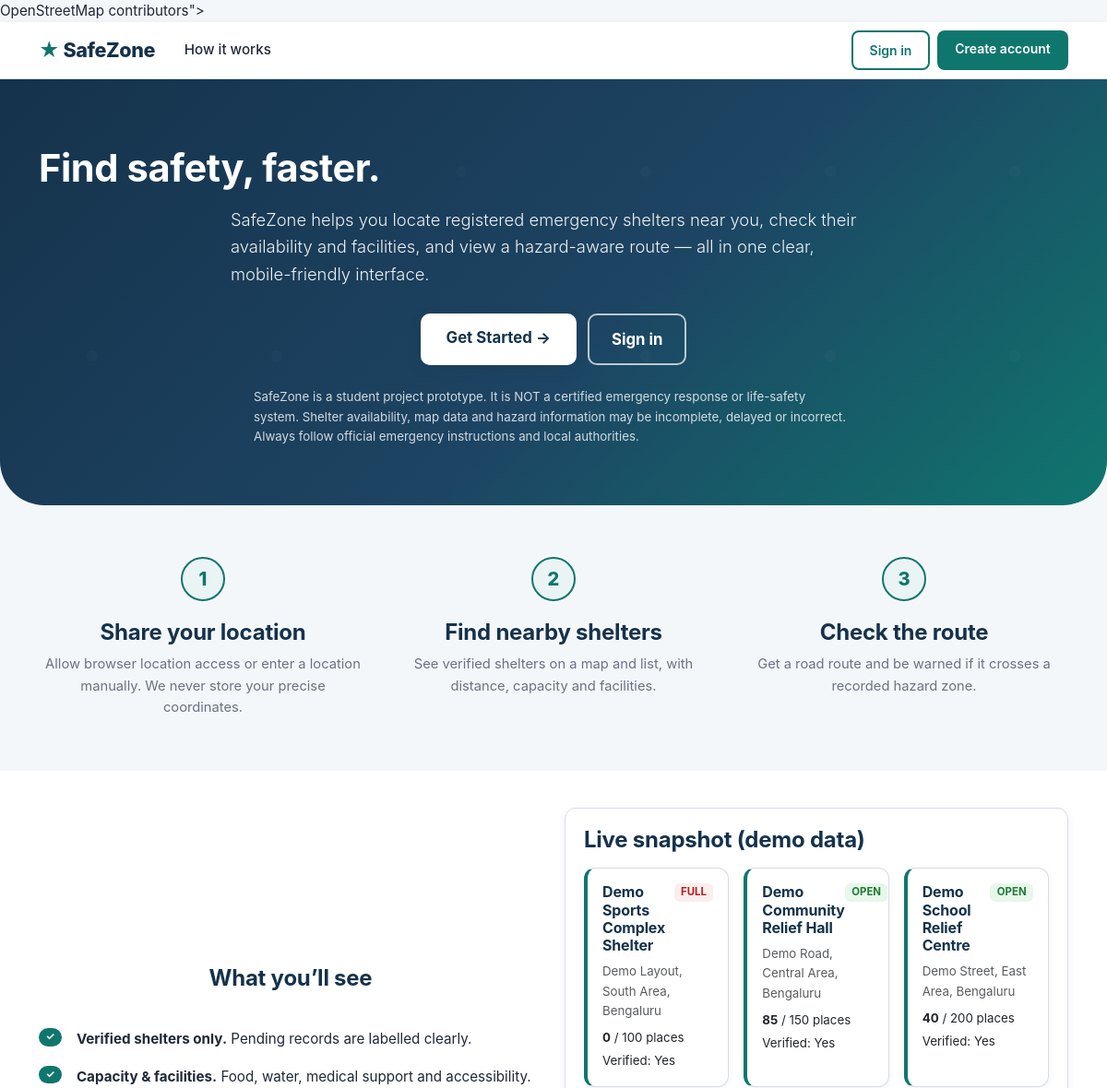
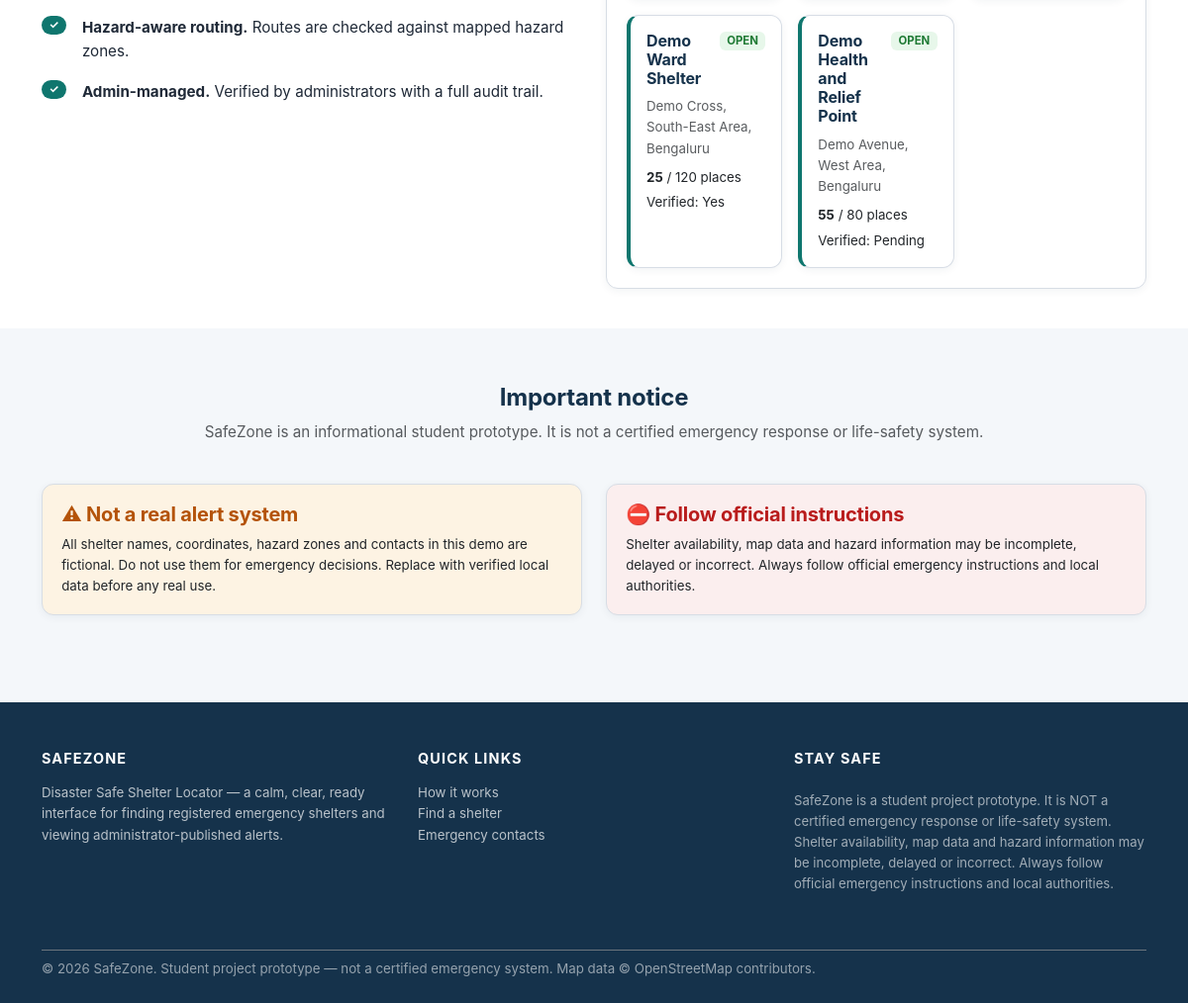
The page / on the database its author committed (2 pictures, top to bottom).
### tables this page shows
CREATE TABLE shelters (
    shelter_id INTEGER PRIMARY KEY AUTOINCREMENT,
    shelter_code VARCHAR(30) NOT NULL UNIQUE,
    name VARCHAR(160) NOT NULL,
    description TEXT NULL,
    address VARCHAR(255) NOT NULL,
    city VARCHAR(100) NOT NULL,
    state VARCHAR(100) NOT NULL,
    postal_code VARCHAR(15) NULL,
    latitude REAL NOT NULL,
    longitude REAL NOT NULL,
    shelter_type TEXT NOT NULL DEFAULT 'OTHER' CHECK (shelter_type IN ('COMMUNITY_HALL','SCHOOL','GOVERNMENT_CENTRE','HEALTH_CENTRE','OTHER')),
    total_capacity INTEGER UNSIGNED NOT NULL DEFAULT 0,
    available_capacity INTEGER UNSIGNED NOT NULL DEFAULT 0,
    status TEXT NOT NULL DEFAULT 'OPEN' CHECK (status IN ('OPEN','FULL','CLOSED')),
    verification_status TEXT NOT NULL DEFAULT 'PENDING' CHECK (verification_status IN ('PENDING','VERIFIED','REJECTED')),
    contact_name VARCHAR(120) NULL,
    contact_phone VARCHAR(25) NULL,
    has_food INTEGER NOT NULL DEFAULT 0,
    has_drinking_water INTEGER NOT NULL DEFAULT 0,
    has_medical_support INTEGER NOT NULL DEFAULT 0,
    has_accessibility INTEGER NOT NULL DEFAULT 0,
    last_verified_at DATETIME NULL,
    created_by BIGINT NULL,
    created_at TIMESTAMP NOT NULL DEFAULT CURRENT_TIMESTAMP,
    updated_at TIMESTAMP NOT NULL DEFAULT CURRENT_TIMESTAMP,
    CONSTRAINT fk_shelters_created_by FOREIGN KEY (created_by) REFERENCES users(user_id) ON DELETE SET NULL,
    CONSTRAINT chk_shelter_capacity CHECK (available_capacity <= total_capacity)
);

### app.py (the view)
    @app.route("/")
    def index():
        from safezone.services.shelter import list_all_shelters
        from safezone.services.alert import get_active_alerts
        shelters = list_all_shelters(limit=6)
        alerts = get_active_alerts()
        return render_template("index.html", shelters=shelters, alerts=alerts)

### safezone/database/connection.py (called while the page is built)
def get_db_path():
    db_url = Config.DATABASE_URL
    if db_url.startswith("sqlite:///"):
        return db_url[len("sqlite:///"):]
    return None

def get_connection():
    db_path = get_db_path()
    conn = sqlite3.connect(db_path)
    conn.row_factory = sqlite3.Row
    conn.execute("PRAGMA foreign_keys = ON")
    return conn

@contextmanager
def db_transaction():
    conn = get_connection()
    try:
        yield conn
        conn.commit()
    except Exception:
        conn.rollback()
        raise
    finally:
        conn.close()

def query_all(sql, params=()):
    with db_transaction() as conn:
        cur = conn.execute(sql, params)
        return cur.fetchall()

### safezone/services/alert.py (called while the page is built)
def get_active_alerts():
    rows = query_all(
        """
        SELECT a.*, d.title AS disaster_title, d.disaster_type, d.severity AS disaster_severity
        FROM alerts a
        LEFT JOIN disaster_events d ON a.disaster_id = d.disaster_id
        WHERE a.alert_status = 'PUBLISHED'
          AND (a.expires_at IS NULL OR a.expires_at > CURRENT_TIMESTAMP)
        ORDER BY
          CASE a.severity WHEN 'CRITICAL' THEN 4 WHEN 'HIGH' THEN 3
               WHEN 'MODERATE' THEN 2 WHEN 'LOW' THEN 1 ELSE 0 END DESC,
          a.published_at DESC
        """
    )
    return [dict(r) for r in rows]

### safezone/services/shelter.py (called while the page is built)
def list_all_shelters(limit=200):
    rows = query_all(
        """
        SELECT * FROM shelters
        ORDER BY verification_status DESC, status, name
        LIMIT ?
        """,
        (limit,),
    )
    return [dict(r) for r in rows]

### templates/index.html (shortened to what this page needs)
{% extends "base.html" %}
{% block content %}
<section class="hero">
  <div class="container">
    <h1>Find safety, faster.</h1>
    <p class="lead">
      SafeZone helps you locate registered emergency shelters near you, check their
      availability and facilities, and view a hazard-aware route &mdash; all in one
      clear, mobile-friendly interface.
    </p>
    <div class="cta-row">
      {% if current_user.is_authenticated %}
        <a class="btn btn-hero" href="{{ url_for('user.find_shelter') }}">Find a Shelter Near Me</a>
        <a class="btn btn-hero-outline" href="{{ url_for('user.alerts') }}">View Active Alerts</a>
      {% else %}
        <a class="btn btn-hero" href="{{ url_for('auth.register') }}">Get Started &rarr;</a>
        <a class="btn btn-hero-outline" href="{{ url_for('auth.login') }}">Sign in</a>
      {% endif %}
    </div>
    <div class="mt-4 small" style="color: rgba(255,255,255,0.8); max-width: 650px; margin: 0 auto;">
      {{ disclaimer }}
    </div>
  </div>
</section>
<section class="section-sm">
  <div class="container">
    <div class="row g-4">
      <div class="col-md-4 step">
        <div class="step-number">1</div>
        <h4>Share your location</h4>
        <p>Allow browser location access or enter a location manually. We never store your precise coordinates.</p>
      </div>
      <div class="col-md-4 step">
        <div class="step-number">2</div>
        <h4>Find nearby shelters</h4>
        <p>See verified shelters on a map and list, with distance, capacity and facilities.</p>
      </div>
      <div class="col-md-4 step">
        <div class="step-number">3</div>
        <h4>Check the route</h4>
        <p>Get a road route and be warned if it crosses a recorded hazard zone.</p>
      </div>
    </div>
  </div>
</section>
<section class="section-sm" style="background: #ffffff;">
  <div class="container">
    <div class="row g-4 align-items-center">
      <div class="col-lg-6">
        <h2 class="section-title-center">What you&rsquo;ll see</h2>
        <ul class="list-unstyled">
          <li class="mb-3 d-flex align-items-start gap-3">
            <span class="badge bg-teal rounded-pill">&#10003;</span>
            <div><strong>Verified shelters only.</strong> Pending records are labelled clearly.</div>
          </li>
          <li class="mb-3 d-flex align-items-start gap-3">
            <span class="badge bg-teal rounded-pill">&#10003;</span>
            <div><strong>Capacity &amp; facilities.</strong> Food, water, medical support and accessibility.</div>
          </li>
          <li class="mb-3 d-flex align-items-start gap-3">
            <span class="badge bg-teal rounded-pill">&#10003;</span>
            <div><strong>Hazard-aware routing.</strong> Routes are checked against mapped hazard zones.</div>
          </li>
          <li class="mb-3 d-flex align-items-start gap-3">
            <span class="badge bg-teal rounded-pill">&#10003;</span>
            <div><strong>Admin-managed.</strong> Verified by administrators with a full audit trail.</div>
          </li>
        </ul>
      </div>
      <div class="col-lg-6">
        <div class="sz-panel">
          <h4 class="mb-3">Live snapshot (demo data)</h4>
          {% if shelters %}
            <div class="row g-3">
              {% for s in shelters %}
                <div class="col-6 col-md-4">
                  <div class="card card-sz h-100" style="border-left: 4px solid var(--sz-teal);">
                    <div class="card-body p-3">
                      <div class="d-flex justify-content-between align-items-start mb-1">
                        <h6 class="mb-1">{{ s.name }}</h6>
                        <span class="badge badge-{{ 'open' if s.status=='OPEN' else 'full' if s.status=='FULL' else 'closed' }}">{{ s.status }}</span>
                      </div>
                      <div class="small text-muted">{{ s.address }}, {{ s.city }}</div>
                      <div class="mt-2 small"><strong>{{ s.available_capacity }}</strong> / {{ s.total_capacity }} places</div>
                      <div class="small mt-1">Verified: {{ 'Yes' if s.verification_status=='VERIFIED' else 'Pending' }}</div>
                    </div>
                  </div>
                </div>
              {% endfor %}
            </div>
          {% else %}
            <p class="text-muted small">No demo shelters available right now.</p>
          {% endif %}
        </div>
      </div>
    </div>
  </div>
</section>
<section class="section">
  <div class="container">
    <div class="section-title-center">
      <h2>Important notice</h2>
      <p class="text-muted">SafeZone is an informational student prototype. It is not a certified emergency response or life-safety system.</p>
    </div>
    <div class="row g-4">
      <div class="col-md-6">
        <div class="card card-sz bg-amber">
          <div class="card-body">
            <h5 class="card-title text-amber">&#9888; Not a real alert system</h5>
            <p class="card-text small">All shelter names, coordinates, hazard zones and contacts in this demo are fictional. Do not use them for emergency decisions. Replace with verified local data before any real use.</p>
          </div>
        </div>
      </div>
      <div class="col-md-6">
        <div class="card card-sz bg-red">
          <div class="card-body">
            <h5 class="card-title text-red">&#9940; Follow official instructions</h5>
            <p class="card-text small">Shelter availability, map data and hazard information may be incomplete, delayed or incorrect. Always follow official emergency instructions and local authorities.</p>
          </div>
        </div>
      </div>
    </div>
  </div>
</section>
{% endblock %}

### static/css/style.css (style rules this page uses)
:root { --sz-navy: #15324B; --sz-navy-dark: #0f2436; --sz-teal: #0F766E; --sz-teal-dark: #0b5f56; --sz-pale-teal: #EAF4F4; --sz-bg: #F4F7FA; --sz-amber: #B45309; --sz-amber-bg: #fdf3e3; --sz-red: #B91C1C; --sz-red-bg: #fbeeee; --sz-text: #1f2937; --sz-text-muted: #6b7280; --sz-border: #d7dde5; --sz-shadow: 0 6px 18px rgba(21, 50, 75, 0.08); --sz-shadow-sm: 0 2px 8px rgba(21, 50, 75, 0.06); --sz-radius: 12px; --sz-font: "Inter", -apple-system, BlinkMacSystemFont, "Segoe UI", Roboto, "Helvetica Neue", Arial, sans-serif; }
* { box-sizing: border-box; }
html { scroll-behavior: smooth; }
body { background: var(--sz-bg); color: var(--sz-text); font-family: var(--sz-font); font-size: 0.95rem; line-height: 1.6; margin: 0; }
h1, h2, h3, h4, h5, h6 { color: var(--sz-navy); font-weight: 700; letter-spacing: -0.01em; }
h1 { font-size: 2rem; }
h2 { font-size: 1.5rem; }
a { color: var(--sz-teal); text-decoration: none; }
.text-amber { color: var(--sz-amber) !important; }
.text-red { color: var(--sz-red) !important; }
.bg-teal { background: var(--sz-teal) !important; color: #fff; }
.bg-amber { background: var(--sz-amber-bg) !important; }
.bg-red { background: var(--sz-red-bg) !important; }
.badge-open { background: #e7f7ea; color: #1e7a34; }
.badge-full { background: #fbeeee; color: var(--sz-red); }
.card-sz { background: #fff; border: 1px solid var(--sz-border); border-radius: var(--sz-radius); box-shadow: var(--sz-shadow-sm); transition: transform 0.15s, box-shadow 0.15s; }
.card-sz > .card-body { padding: 1.1rem 1.2rem; }
.sz-panel { background: #fff; border: 1px solid var(--sz-border); border-radius: var(--sz-radius); box-shadow: var(--sz-shadow-sm); padding: 1.25rem; }
.hero { background: linear-gradient(135deg, var(--sz-navy) 0%, #1d4463 55%, var(--sz-teal) 100%); color: #fff; padding: 4.5rem 1rem 4rem; border-radius: 0 0 48px 48px; position: relative; overflow: hidden; }
.hero::before { content: ""; position: absolute; inset: 0; opacity: 0.5; }
.hero .container { position: relative; z-index: 2; }
.hero h1 { color: #fff; font-size: 2.6rem; margin-bottom: 1rem; line-height: 1.2; }
.hero p.lead { color: rgba(255,255,255,0.92); font-size: 1.15rem; max-width: 700px; margin: 0 auto 1.75rem; }
.cta-row { display: flex; gap: 0.75rem; flex-wrap: wrap; justify-content: center; }
.btn-hero { background: #fff; color: var(--sz-navy); border: none; font-weight: 700; font-size: 1.05rem; border-radius: 10px; padding: 0.85rem 1.75rem; box-shadow: var(--sz-shadow); transition: transform 0.15s, box-shadow 0.15s, background 0.15s; }
.btn-hero-outline { background: transparent; color: #fff; border: 2px solid rgba(255,255,255,0.7); font-weight: 700; font-size: 1.05rem; border-radius: 10px; padding: 0.85rem 1.5rem; }
.section { padding: 3.5rem 1rem; }
.section-sm { padding: 2.5rem 1rem; }
.section-title-center { text-align: center; margin-bottom: 2.5rem; }
.step { text-align: center; padding: 1rem; }
.step-number { width: 48px; height: 48px; background: var(--sz-pale-teal); color: var(--sz-teal); font-weight: 800; font-size: 1.25rem; border-radius: 50%; display: inline-flex; align-items: center; justify-content: center; margin-bottom: 0.75rem; border: 2px solid var(--sz-teal); }
.step h4 { margin: 0.5rem 0; }
.step p { color: var(--sz-text-muted); font-size: 0.92rem; margin: 0; }

### rows shown on the page
shelters: name "Demo Sports Complex Shelter", status "FULL", address "Demo Layout, South Area", city "Bengaluru", available_capacity "0", total_capacity "100", verification_status "Yes"
shelters: name "Demo Community Relief Hall", status "OPEN", address "Demo Road, Central Area", city "Bengaluru", available_capacity "85", total_capacity "150", verification_status "Yes"
shelters: name "Demo School Relief Centre", status "OPEN", address "Demo Street, East Area", city "Bengaluru", available_capacity "40", total_capacity "200", verification_status "Yes"
shelters: name "Demo Ward Shelter", status "OPEN", address "Demo Cross, South-East Area", city "Bengaluru", available_capacity "25", total_capacity "120", verification_status "Yes"
shelters: name "Demo Health and Relief Point", status "OPEN", address "Demo Avenue, West Area", city "Bengaluru", available_capacity "55", total_capacity "80", verification_status "Pending"
